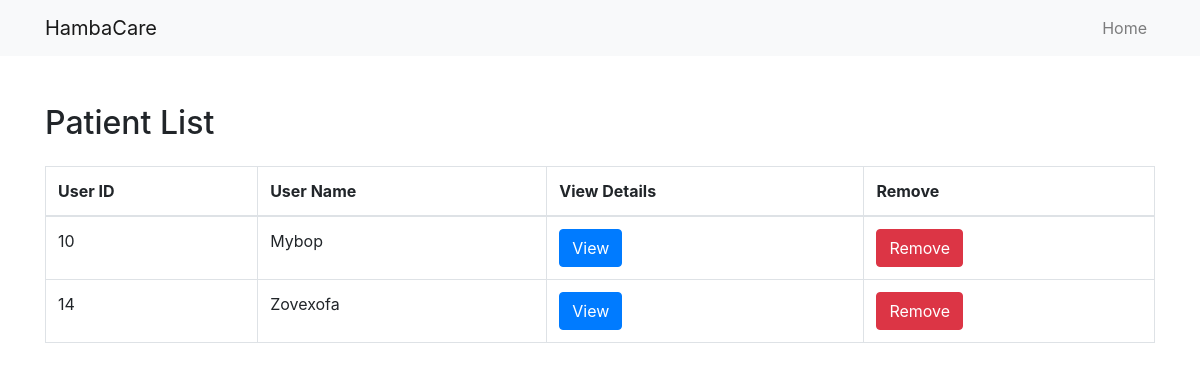
The page /viewpatient.php on the database its author committed.
### tables this page shows
CREATE TABLE `user` (
  `user_id` int(11) NOT NULL,
  `user_name` varchar(30) NOT NULL,
  `user_phone` varchar(20) NOT NULL,
  `user_password` varchar(200) NOT NULL,
  `user_role` varchar(20) NOT NULL
);

### db/config.php (called while the page is built)
<?php
return [
    'hostname' => 'localhost',
    'username' => 'root',
    'password' => '',
    'dbname'   => 'patient_management_system'
];

### db/db.php (called while the page is built, shortened)
<?php
class Database
{
    private $hostname;
    private $username;
    private $password;
    private $dbname;
    public function __construct()
    {
        $config = include("./db/config.php");
        $this->username = $config["username"];
        $this->hostname = $config["hostname"];
        $this->password = $config["password"];
        $this->dbname = $config["dbname"];
    }
    public function createConnection()
    {
        try {
            $this->conn = new mysqli($this->hostname, $this->username, $this->password, $this->dbname);
            return $this->conn;
        } catch (\Throwable $th) {
            echo ($th);
        }
    }
}

### classes/class.user.php (called while the page is built, shortened)
<?php
include_once("./db/db.php");
class User
{
    private $conn;
    public function __construct()
    {
        $db = new Database();
        $this->conn = $db->createConnection();
    }
    public function fetchUser($role)
    {
        $sql = "SELECT user_id, user_name FROM user WHERE user_role = ?";
        try {
            $stmt = $this->conn->prepare($sql);
            $stmt->bind_param("s", $role);
            $stmt->execute();
            $result = $stmt->get_result();
            if ($result->num_rows > 0) {
                $users = $result->fetch_all(MYSQLI_ASSOC);
                return $users;
            }
        } catch (\Throwable $th) {
            echo ($th);
        }
    }
}

### viewpatient.php (the view, shortened to what this page needs)
<?php include("./includes/header.php");
if ($_SESSION['user_role'] != "familymember") {
    include("./classes/class.user.php");
    $userobj = new User();
    $users = $userobj->fetchUser("patient");
}
?>
<div class="container mt-5">
    <div class="user-list">
        <h2 class="mb-4">Patient List</h2>
        <table class="table table-bordered">
            <thead>
                <tr>
                    <th>User ID</th>
                    <th>User Name</th>
                    <th>View Details</th>
                    <?php echo (($_SESSION['user_role'] == "admin" || $_SESSION['user_role'] == "staff") ? "<th>Edit Records</th>" : "<th>Remove</th>")  ?>
                </tr>
            </thead>
            <tbody>
                <?php if (isset($users)) {
                    foreach ($users as $user) { ?> <tr>
                            <td><?php echo ($user['user_id']); ?></td>
                            <td><?php echo ($user['user_name']); ?></td>
                            <td><a href="./patientdetails.php?user_id=<?php echo ($user['user_id']) ?>" class="btn btn-primary">View</a></td>
                            <?php echo (($_SESSION['user_role'] == "admin" || $_SESSION['user_role'] == "staff") ? "<td><a href='./editreport.php?patient_id=" . $user['user_id'] . "' class='btn btn-warning'>Edit</a></td>" : "<td><a href='?remove=1&patient_id=" . $user['user_id'] . "&member_id=" . $_SESSION['user_id'] . "' class='btn btn-danger'>Remove</a></td>") ?>
                        </tr><?php }
                        } ?>
            </tbody>
        </table>
    </div>
</div>
<?php include("./includes/footer.php") ?>

### rows shown on the page
user: user_id "10", user_name "Mybop"
user: user_id "14", user_name "Zovexofa"

### other values the page prints
$links['text'] "Home"
